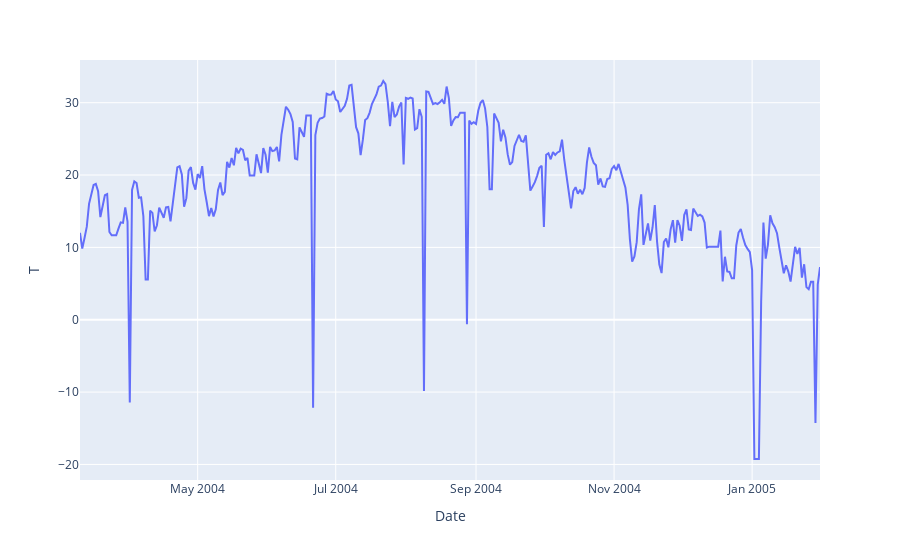

Write notebook code for a chart like this one.
### Markdown cell above
##### Temperature (T)

### Code cell
px.line(data_frame=df_basic_clean, y='T')

### Figure 1 — Plotly figure (JSON) as saved in the notebook; plotly's stock layout.template omitted (floating-point values rounded to 4 significant figures; data arrays with more than 128 entries replaced by an {"elided": "..."} marker saying what was removed)
{"data": [{"hovertemplate": "Date=%{x}<br>T=%{y}<extra></extra>", "legendgroup": "", "line": {"color": "#636efa", "dash": "solid"}, "mode": "lines", "name": "", "orientation": "v", "showlegend": false, "type": "scatter", "x": {"elided": "328 str values"}, "xaxis": "x", "y": {"elided": "328 float values"}, "yaxis": "y"}], "layout": {"legend": {"tracegroupgap": 0}, "margin": {"t": 60}, "xaxis": {"anchor": "y", "domain": [0, 1], "title": {"text": "Date"}}, "yaxis": {"anchor": "x", "domain": [0, 1], "title": {"text": "T"}}}}
